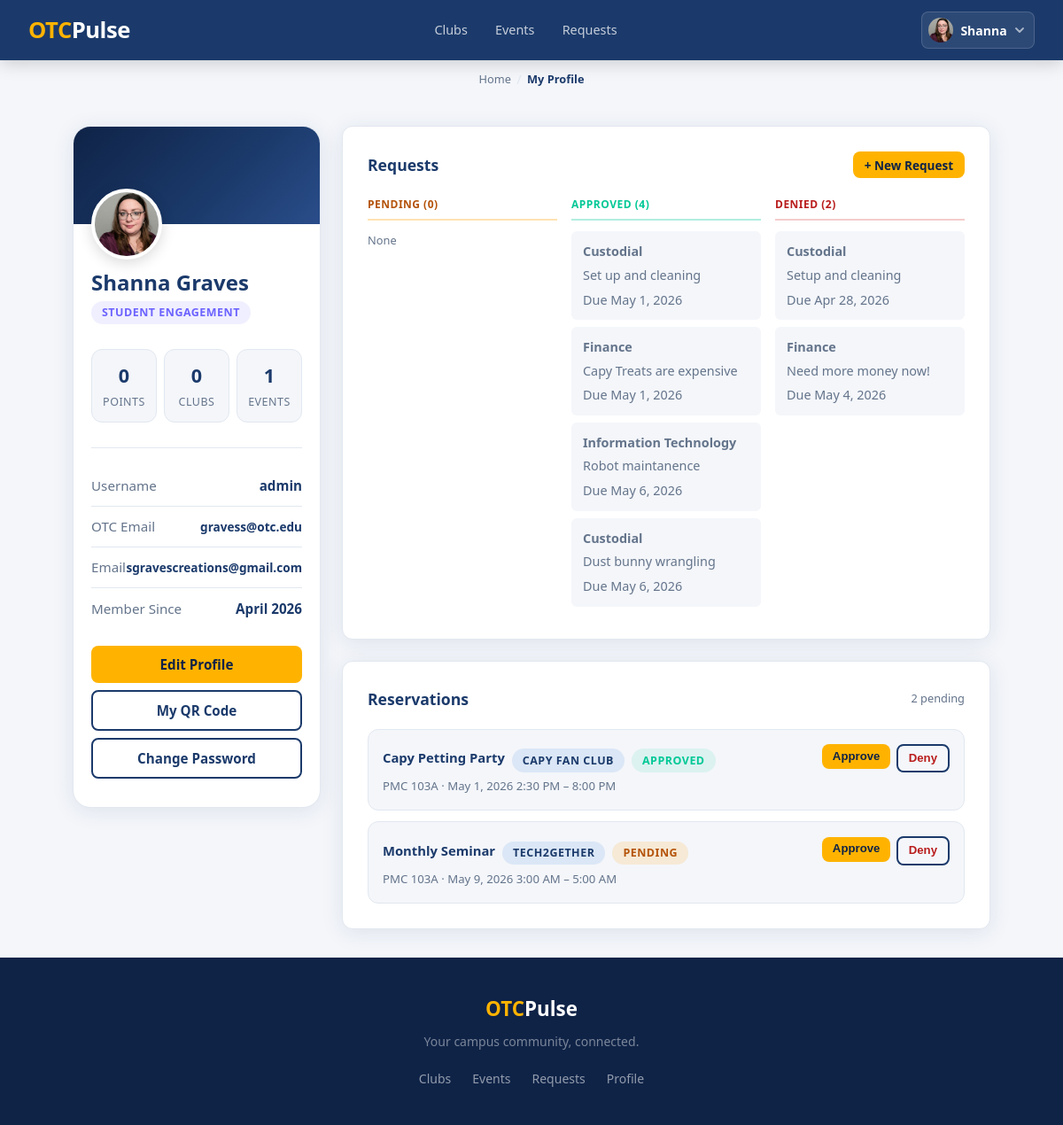
/account/profile/ (signed in), run on an earlier commit of the app's database.
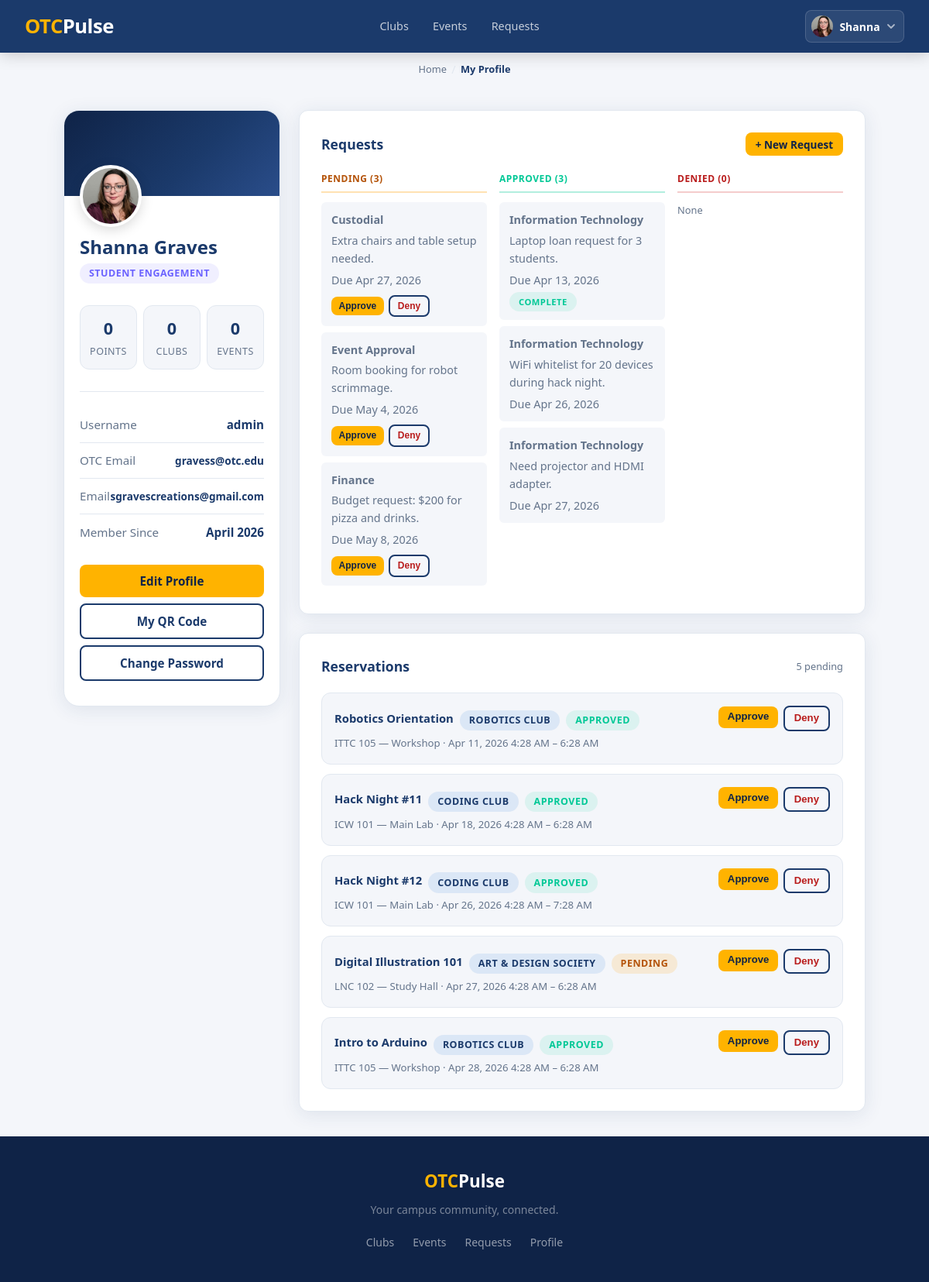
And on a later commit of the database.
### account/models.py (models this page shows, shortened)
class Profile(models.Model):
    user = models.OneToOneField(
        settings.AUTH_USER_MODEL,
        on_delete=models.CASCADE
    )
    otc_email = models.EmailField(
        unique=True,
        validators=[validate_otc_email]
    )
    points = models.IntegerField(default=0)
    @property
    def events_attended_count(self):
        from clubhouse.models import Attendance  # local import, avoids circular import
        return Attendance.objects.filter(user=self.user).count()
    class Role(models.TextChoices):
        ADMIN = 'ADMIN','Student Engagement'
        ADVISOR = 'ADVISOR','Faculty Advisor'
        LEAD = 'LEAD','Club Officer'
        STUDENT = 'STUDENT','Student'
    role = models.CharField(
        max_length=10,
        choices=Role.choices,
        default=Role.STUDENT,
    )
    image = models.ImageField(upload_to='profile_images/', null=True, blank=True)
    checkin_token = models.UUIDField(default=uuid.uuid4, unique=True, editable=False)
    short_code = models.CharField(max_length=8, unique=True, blank=True)

### bulletin_board/models.py (models this page shows)
class Request(models.Model):
    club = models.ForeignKey(
        Club,
        on_delete=models.CASCADE,
        related_name='requests'
    )
    event = models.ForeignKey(
        'clubhouse.Event',
        null=True, blank=True,
        on_delete=models.CASCADE,
        related_name='approval_requests'
    )
    class Type(models.TextChoices):
        IT = 'IT','Information Technology'
        MONEY = 'FINANCE', 'Finance'
        CLEAN = 'CUSTODIAL','Custodial'
        SAFE = 'SECURITY','Security and Safety'
        EVENT = 'EVENT', 'Event Approval'
        OTHER = 'OTHER', 'See notes'
    type = models.CharField(max_length=10, choices=Type.choices)
    notes = models.TextField()
    complete = models.BooleanField(default=False)
    created = models.DateTimeField(auto_now_add=True)
    updated = models.DateTimeField(auto_now=True)
    due_date = models.DateTimeField(default=timezone.now)
    class Approval(models.TextChoices):
        DENIED = 'X','Denied'
        APPROVED = 'O','Approved'
        PENDING = '-','Pending'
    approval_status = models.CharField(max_length=1,choices=Approval.choices, default=Approval.PENDING)

class Reservation(models.Model):
    club = models.ForeignKey(
        Club,
        on_delete=models.CASCADE,
        related_name='reservations'
    )
    location = models.ForeignKey(
        Location,
        on_delete=models.PROTECT,
        related_name='reservations'
    )
    start_time = models.DateTimeField()
    end_time = models.DateTimeField()
    event = models.ForeignKey(
        Event,
        on_delete=models.CASCADE,
        related_name='reservations'
    )
    approved = models.BooleanField(default=False)
    created = models.DateTimeField(auto_now_add=True)
    updated = models.DateTimeField(auto_now=True)

### clubhouse/models.py (models this page shows, shortened)
class Event(models.Model):
    class Status(models.TextChoices):
        DRAFT = 'DRAFT', 'Draft'
        SUBMITTED = 'SUBMITTED', 'Submitted'
        APPROVED = 'APPROVED', 'Approved'
        PUBLISHED = 'PUBLISHED', 'Published'
    title = models.CharField(max_length=50)
    status = models.CharField(max_length=10, choices=Status.choices, default=Status.DRAFT)
    start_time = models.DateTimeField()
    end_time = models.DateTimeField()
    club = models.ForeignKey(
        Club,
        related_name='events',
        on_delete=models.CASCADE,
    )
    location = models.ForeignKey(
        Location,
        related_name='events',
        on_delete=models.SET_NULL,
        null=True,
        blank=True,
    )
    token = models.UUIDField(default=uuid.uuid4, unique=True, editable=False)
    point_value=models.IntegerField(default=10)

class Club(models.Model):
    name = models.CharField(max_length=50)
    advisors = models.ManyToManyField(
        Profile,
        related_name='faculty_advisor',
        blank=True,
    )
    officers = models.ManyToManyField(
        Profile,
        related_name='club_officer',
        blank=True,
    )
    description = models.TextField()
    members = models.ManyToManyField(
        Profile,
        related_name ='club_member',
        blank=True,
    )
    slug = models.SlugField(max_length=60, unique=True, blank=True)
    emoji = models.CharField(max_length=10, blank=True, default='🏛️')
    image = models.ImageField(upload_to='club_images/', null=True, blank=True)
    officer_applicants = models.ManyToManyField(
        Profile,
        related_name='officer_applications',
        blank=True,
    )
    approved = models.BooleanField(default=False)
    denied = models.BooleanField(default=False)
    pending_advisor_name = models.CharField(max_length=100, blank=True, default='')
    pending_advisor_email = models.EmailField(blank=True, default='')

class Location(models.Model):
    class Building(models.TextChoices):
        ICW = 'ICW','Information Commons West'
        IC = 'IC','Information Commons'
        ICE = 'ICE','Information Commons East'
        ITTC = 'ITTC','Industry and Transportation Technology Center'
        PMC = 'PMC', 'Plaster Manufacturing System'
        LNC = 'LNC', 'Linconln Hall'
        GRAFF = 'GRAFF', 'Graff Hall'
    building = models.CharField(max_length=5, choices=Building.choices)
    room_num= models.CharField(max_length=5)
    room_name= models.CharField(max_length=50, null=True, blank=True)

### account/views.py (the view)
# urls.py: path('profile/', views.profile, name='profile'),
@login_required
def profile(request):
    profile = request.user.profile
    if profile.role == profile.Role.ADMIN:
        base_requests = Request.objects.all()
    else:
        clubs = profile.club_officer.all() | profile.faculty_advisor.all()
        base_requests = Request.objects.filter(club__in=clubs)
    club_requests = {
        'pending': base_requests.filter(approval_status='-').order_by('due_date'),
        'approved': base_requests.filter(approval_status='O').order_by('due_date'),
        'denied': base_requests.filter(approval_status='X').order_by('due_date'),
    }
    club_count = (
        profile.club_member.all() | profile.faculty_advisor.all()
    ).distinct().count()
    reservations = (
        Reservation.objects.select_related('event', 'club', 'location').order_by('event__start_time')
        if profile.role == profile.Role.ADMIN
        else None
    )
    return render(request, 'account/profile.html', {
        'profile': profile,
        'club_requests': club_requests,
        'reservations': reservations,
        'is_admin': profile.role == profile.Role.ADMIN,
        'club_count': club_count,
    })

### account/templates/account/profile.html (shortened to what the changed rows need)
{% extends 'base.html' %}
{% block content %}
<div class="profile-layout">
    <aside class="profile-sidebar-col">
        <div class="profile-card">
            <div class="profile-body">
                {% if profile.image %}
                    <img class="profile-avatar profile-avatar-img" src="{{ profile.image.url }}" alt="{{ user.username }}">
                {% else %}
                    <div class="profile-avatar">
                        {{ user.first_name|first|upper }}{{ user.last_name|first|upper }}
                    </div>
                {% endif %}
                <p class="profile-name">{{ user.get_full_name|default:user.username }}</p>
                <span class="profile-role-badge">{{ profile.get_role_display }}</span>
                <div class="profile-stats">
                    <div class="profile-stat">
                        <div class="profile-stat-value">{{ profile.points }}</div>
                        <div class="profile-stat-label">Points</div>
                    </div>
                    <div class="profile-stat">
                    </div>
                    <div class="profile-stat">
                        <div class="profile-stat-value">{{ profile.events_attended_count }}</div>
                        <div class="profile-stat-label">Events</div>
                    </div>
                </div>
                <div class="profile-info">
                    <div class="info-row">
                    </div>
                    <div class="info-row">
                        <span class="label">OTC Email</span>
                        <span class="value" style="font-size:0.85rem;">{{ profile.otc_email }}</span>
                    </div>
                    <div class="info-row">
                    </div>
                    <div class="info-row">
                    </div>
                </div>
                <div class="profile-actions" style="flex-direction: column; gap: 0.5rem; margin-top: 1.25rem;">
                    <a href="{% url 'account:edit_profile' %}" class="btn btn-primary" style="width:100%;text-align:center;">Edit Profile</a>
                    <a href="{% url 'account:my_qr' %}" class="btn btn-secondary" style="width:100%;text-align:center;">My QR Code</a>
                    <a href="{% url 'account:password_change' %}" class="btn btn-secondary" style="width:100%;text-align:center;">Change Password</a>
                </div>
            </div>
        </div>
    </aside>
    <div class="profile-main-col">
        <div class="card" style="margin-bottom: 1.5rem;">
            <div style="display:flex;align-items:center;justify-content:space-between;margin-bottom:1.25rem;flex-wrap:wrap;gap:0.5rem;">
                <h2 style="color:var(--navy);margin:0;font-size:1.1rem;">Requests</h2>
            </div>
            {% if club_requests.pending or club_requests.approved or club_requests.denied %}
            <div class="kanban-grid">
                <div class="kanban-col-pending">
                    <div class="kanban-col-header">Pending ({{ club_requests.pending|length }})</div>
                    {% for req in club_requests.pending %}
                        <div class="kanban-item">
                            <p class="kanban-item-type">{{ req.get_type_display }}</p>
                            <p class="kanban-item-notes">{{ req.notes }}</p>
                            <p class="kanban-item-due">Due {{ req.due_date|date:"M j, Y" }}</p>
                            {% if is_admin %}
                            <div class="kanban-item-actions">
                                <form method="post" action="{% url 'bulletin_board:approve_request' req.pk %}">
                                    <button type="submit" class="btn btn-primary" style="font-size:0.75rem;padding:0.25rem 0.6rem;">Approve</button>
                                </form>
                                <form method="post" action="{% url 'bulletin_board:deny_request' req.pk %}">
                                    <button type="submit" class="btn btn-secondary" style="font-size:0.75rem;padding:0.25rem 0.6rem;color:#b91c1c;">Deny</button>
                                </form>
                            </div>
                            {% endif %}
                        </div>
                    {% empty %}
                        <p style="font-size:0.8rem;color:var(--text-muted);">None</p>
                    {% endfor %}
                </div>
                <div class="kanban-col-approved">
                    <div class="kanban-col-header">Approved ({{ club_requests.approved|length }})</div>
                    {% for req in club_requests.approved %}
                        <div class="kanban-item">
                            <p class="kanban-item-type">{{ req.get_type_display }}</p>
                            <p class="kanban-item-notes">{{ req.notes }}</p>
                            <p class="kanban-item-due">Due {{ req.due_date|date:"M j, Y" }}</p>
                            {% if req.complete %}<span class="profile-role-badge" style="background:rgba(0,200,150,0.1);color:var(--teal);font-size:0.7rem;margin-top:0.3rem;display:inline-block;">Complete</span>{% endif %}
                        </div>
                    {% empty %}
                        <p style="font-size:0.8rem;color:var(--text-muted);">None</p>
                    {% endfor %}
                </div>
                <div class="kanban-col-denied">
                    <div class="kanban-col-header">Denied ({{ club_requests.denied|length }})</div>
                    {% for req in club_requests.denied %}
                        <div class="kanban-item">
                            <p class="kanban-item-type">{{ req.get_type_display }}</p>
                            <p class="kanban-item-notes">{{ req.notes }}</p>
                            <p class="kanban-item-due">Due {{ req.due_date|date:"M j, Y" }}</p>
                        </div>
                    {% empty %}
                        <p style="font-size:0.8rem;color:var(--text-muted);">None</p>
                    {% endfor %}
                </div>
            </div>
            {% endif %}
        </div>
        {% if is_admin and reservations is not None %}
        <div class="card">
            <div style="display:flex;align-items:center;justify-content:space-between;margin-bottom:1.25rem;flex-wrap:wrap;gap:0.5rem;">
                <h2 style="color:var(--navy);margin:0;font-size:1.1rem;">Reservations</h2>
                {% if reservations %}
                    <span style="font-size:0.8rem;color:var(--text-muted);">{{ reservations|length }} pending</span>
                {% endif %}
            </div>
            {% if reservations %}
                <div style="display:flex;flex-direction:column;gap:0.75rem;">
                    {% for res in reservations %}
                        <div style="background:var(--bg);border-radius:var(--radius);padding:1rem;border:1px solid var(--border);">
                            <div style="display:flex;align-items:flex-start;justify-content:space-between;gap:1rem;flex-wrap:wrap;">
                                <div>
                                    <div style="display:flex;align-items:center;gap:0.5rem;flex-wrap:wrap;margin-bottom:0.35rem;">
                                        <span style="font-weight:700;color:var(--navy);font-size:0.925rem;">{{ res.event.title }}</span>
                                        <span class="profile-role-badge" style="background:rgba(0,100,200,0.1);color:var(--navy);">{{ res.club.name }}</span>
                                        {% if res.approved %}
                                            <span class="profile-role-badge" style="background:rgba(0,200,150,0.1);color:var(--teal);">Approved</span>
                                        {% else %}
                                            <span class="profile-role-badge" style="background:rgba(255,160,0,0.15);color:#b45309;">Pending</span>
                                        {% endif %}
                                    </div>
                                    <p class="event-meta" style="font-size:0.825rem;">
                                        {{ res.location.building }} {{ res.location.room_num }}
                                        {% if res.location.room_name %} — {{ res.location.room_name }}{% endif %}
                                        · {{ res.start_time|date:"M j, Y g:i A" }} – {{ res.end_time|date:"g:i A" }}
                                    </p>
                                </div>
                                <div style="display:flex;gap:0.4rem;flex-shrink:0;">
                                    <form method="post" action="{% url 'bulletin_board:approve_reservation' res.pk %}">
                                        <button type="submit" class="btn btn-primary" style="font-size:0.825rem;padding:0.3rem 0.75rem;">Approve</button>
                                    </form>
                                    <form method="post" action="{% url 'bulletin_board:deny_reservation' res.pk %}">
                                        <button type="submit" class="btn btn-secondary" style="font-size:0.825rem;padding:0.3rem 0.75rem;color:#b91c1c;">Deny</button>
                                    </form>
                                </div>
                            </div>
                        </div>
                    {% endfor %}
                </div>
            {% else %}
                <div style="text-align:center;padding:2rem 0;color:var(--text-muted);">
                    <div style="font-size:2rem;margin-bottom:0.5rem;">📍</div>
                    <p>No reservations awaiting approval.</p>
                </div>
            {% endif %}
        </div>
        {% endif %}
    </div>
</div>
{% endblock %}

What changed in the data, as far as the page shows it:
removed Request: type "Custodial", notes "Set up and cleaning", due_date "May 1, 2026", shown under "Requests"
removed Request: type "Finance", notes "Capy Treats are expensive", due_date "May 1, 2026", shown under "Requests"
removed Request: type "Information Technology", notes "Robot maintanence", due_date "May 6, 2026", shown under "Requests"
removed Request: type "Custodial", notes "Dust bunny wrangling", due_date "May 6, 2026", shown under "Requests"
removed Request: type "Custodial", notes "Setup and cleaning", due_date "Apr 28, 2026"
removed Request: type "Finance", notes "Need more money now!", due_date "May 4, 2026"
removed Reservation: event "Capy Petting Party", club.name "CAPY FAN CLUB", approved "APPROVED", location.building "PMC", location.room_num "103A", start_time "May 1, 2026 2:30 PM", end_time "8:00 PM"
removed Reservation: event "Monthly Seminar", club.name "TECH2GETHER", approved "PENDING", location.building "PMC", location.room_num "103A", start_time "May 9, 2026 3:00 AM", end_time "5:00 AM"
changed Profile "gravess@otc.edu": events_attended_count "1" → "0"
added Request: type "Custodial", notes "Extra chairs and table setup needed.", due_date "Apr 27, 2026", shown under "Requests"
added Request: type "Event Approval", notes "Room booking for robot scrimmage.", due_date "May 4, 2026", shown under "Requests"
added Request: type "Finance", notes "Budget request: $200 for pizza and drinks.", due_date "May 8, 2026", shown under "Requests"
added Request: type "Information Technology", notes "Laptop loan request for 3 students.", due_date "Apr 13, 2026", complete "COMPLETE"
added Request: type "Information Technology", notes "WiFi whitelist for 20 devices during hack night.", due_date "Apr 26, 2026"
added Request: type "Information Technology", notes "Need projector and HDMI adapter.", due_date "Apr 27, 2026"
added Reservation: event "Robotics Orientation", club.name "ROBOTICS CLUB", approved "APPROVED", location.building "ITTC", location.room_num "105", location.room_name "Workshop", start_time "Apr 11, 2026 4:28 AM", end_time "6:28 AM"
added Reservation: event "Hack Night #11", club.name "CODING CLUB", approved "APPROVED", location.building "ICW", location.room_num "101", location.room_name "Main Lab", start_time "Apr 18, 2026 4:28 AM", end_time "6:28 AM"
added Reservation: event "Hack Night #12", club.name "CODING CLUB", approved "APPROVED", location.building "ICW", location.room_num "101", location.room_name "Main Lab", start_time "Apr 26, 2026 4:28 AM", end_time "7:28 AM"
added Reservation: event "Digital Illustration 101", club.name "ART & DESIGN SOCIETY", approved "PENDING", location.building "LNC", location.room_num "102", location.room_name "Study Hall", start_time "Apr 27, 2026 4:28 AM", end_time "6:28 AM"
added Reservation: event "Intro to Arduino", club.name "ROBOTICS CLUB", approved "APPROVED", location.building "ITTC", location.room_num "105", location.room_name "Workshop", start_time "Apr 28, 2026 4:28 AM", end_time "6:28 AM"
Also different on the page:
{{ club_requests.pending|length }}: "0" → "3"
{{ club_requests.approved|length }}: "4" → "3"
{{ club_requests.denied|length }}: "2" → "0"
{{ reservations|length }}: "2" → "5"
